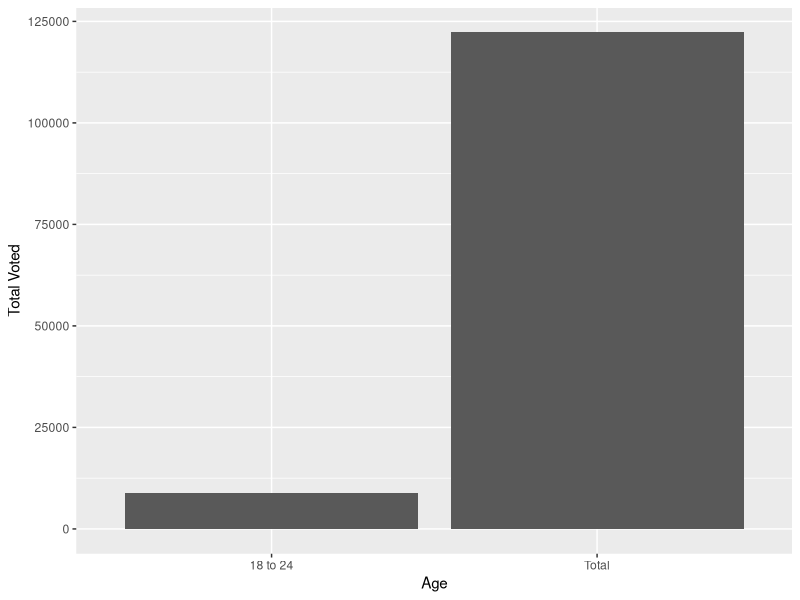

This figure's R source:
## ---- chunk 1
library(readxl)
library(tidyverse)
## ---- chunk 2
state_2018 <- read_xlsx("state_2018.xlsx", skip = 5)

# Cleaning column names
colnames(state_2018) <- c("State", "Age", "Total Population", "Total Citizen Population",
                          "Total Registered", "Total Percent Registered", "Error (1)",
                          "Percent Registered (Citizen)", "Error (2)", "Total Voted",
                          "Total Percent Voted", "Error (3)", "Percent Voted (Citizen)",
                          "Error (4)")

# Fill NA spots in first column with corresponding state names
all_names <- c("US", state.name)
# Adds DC in list after Delware (9th element)
all_names <- append(all_names, "DC", 9)
# Represents current index num. of state list 'all_names'
cnt = 1

# Loop that replaces NA with correct state names
for(i in 1:nrow(state_2018)) {
  curr_state <- all_names[cnt]     
  state_2018[i,][1] <- curr_state 
  if(i %% 6 == 0) {
    cnt = cnt + 1  
  }
}

state_2018 <- na.omit(state_2018)
state_2018
## ---- chunk 3
# Total number young people in US who voted and registered
total_young <- state_2018 %>%
  filter(Age == "18 to 24" & State == "US") %>% 
  select(Age, `Total Population`, `Total Voted`, `Total Registered`)

# Total number in US who voted and registered
total_pop <- state_2018 %>% 
  filter(Age == "Total" & State == "US") %>%
  select(Age, `Total Population`, `Total Voted`, `Total Registered`)

df <- rbind(total_pop, total_young)
df$Age <- as.factor(df$Age)

# Barplot showing how little young people vote compared to the rest of the population 
ggplot(df) +
  aes(Age, `Total Voted`) +
  geom_bar(stat = "identity")
## ---- chunk 4
young_2018 <- read_xlsx("young_2018.xlsx", skip = 6)

# Cleaning column names
colnames(young_2018) <- c("Gender", "Education", "Total Population",
                          "Total Citizen Population", "Number (Registered)",
                          "Percent (Registered)", "Number (Not Registered)",
                          "Percent (Not Registered)", "Number (No Response Registration)",
                          "Percent (No Response Registration)", "Number (Voted)", 
                          "Percent (Voted)", "Number (Not Voted)", "Percent (Not Voted)", 
                          "Number (No Response Vote)", "Percent (No Response Vote)")

genders <- c("Both Sexes", "Male", "Female")

# Represents current index num. of genders list
cnt = 1

# Loop that replaces NA with correct genders names
for(i in 1:nrow(young_2018)) {
  cur_gender <- genders[cnt]     
  young_2018[i,][1] <- cur_gender
  if(i %% 7 == 0) {
    cnt = cnt + 1  
  }
}

young_2018 <- na.omit(young_2018)
young_2018
